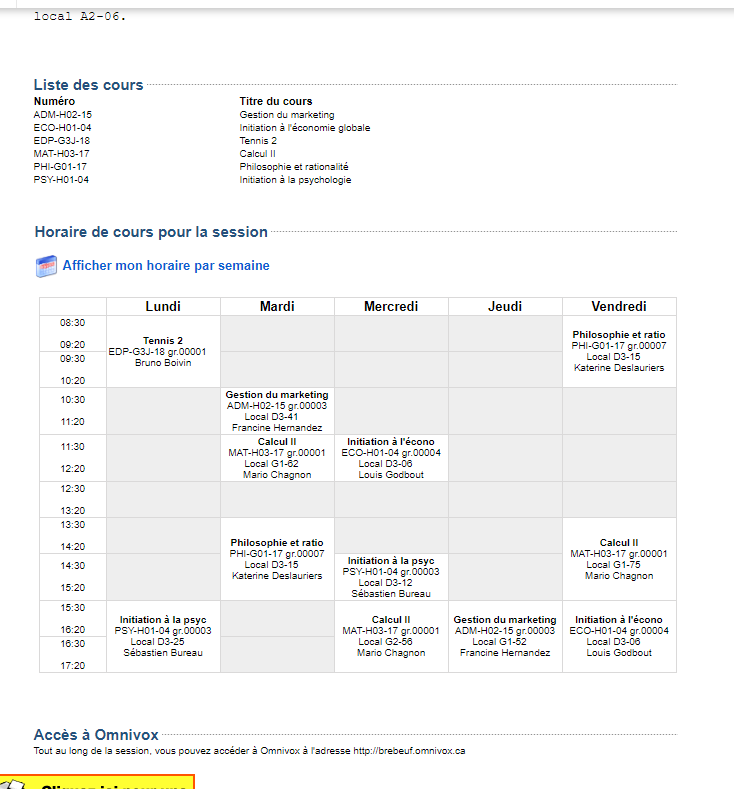
#> input picture Server_testing/kevinSch.png, 734 x 789 px
$ python scheduleCrop.py
#> lines starting #> are read from the running program, lines starting #| are printed output that depends on the picture; after the words box and inside, x2 and y2 are one past the last pixel; in counts of white or black regions, pixels touching at a corner belong together
import cv2 as cv
import operator

img = cv.imread('kevinSch.png')
#> img is the input picture: shape (789, 734, 3); mean B, G, R 244.3, 244.8, 244.7
imgray = cv.cvtColor(img, cv.COLOR_BGR2GRAY)

edges = cv.Canny(imgray,50,150,apertureSize = 3)
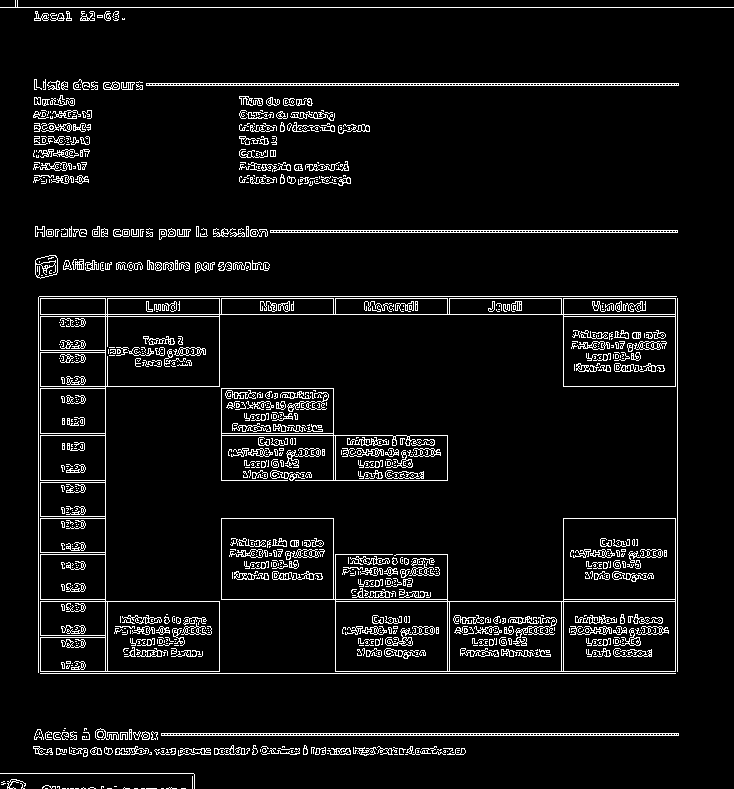
#> edges: shape (789, 734); 6.4% white in thin lines or dots
contours, hierarchy = cv.findContours(edges, cv.RETR_TREE, cv.CHAIN_APPROX_NONE)
#> contours = 2538 contours, 2142 with area under 20; largest, box (x1, y1, x2, y2) and area: (40, 298, 676, 672) 56303, (221, 518, 676, 672) 42396, (221, 388, 448, 481) 10390, (563, 518, 676, 600) 9070, (221, 518, 334, 600) 9070

contours = sorted(contours, key=cv.contourArea, reverse=True) # seemingly same contours as after the crop

polygon = contours[0]
#> polygon = contour of 3686 points, box (x1, y1, x2, y2) (40, 298, 676, 672), area 56303

topLeft, _ = min(enumerate([pt[0][0] + pt[0][1] for pt in polygon]), key =operator.itemgetter(1))
#> topLeft = 0
bottomLeft, _ = min(enumerate([pt[0][0] - pt[0][1] for pt in polygon]), key =operator.itemgetter(1))
#> bottomLeft = 1525
topRight, _ = max(enumerate([pt[0][0] - pt[0][1] for pt in polygon]), key =operator.itemgetter(1))
#> topRight = 2901

width = polygon[topRight][0][0] - polygon[topLeft][0][0]
#> width = 635
height = polygon[bottomLeft][0][1] - polygon[topLeft][0][1]
#> height = 373

# Crop the image
cropImg = img[polygon[topLeft][0][1]:polygon[topLeft][0][1]+height, polygon[topLeft][0][0]:polygon[topLeft][0][0]+width]
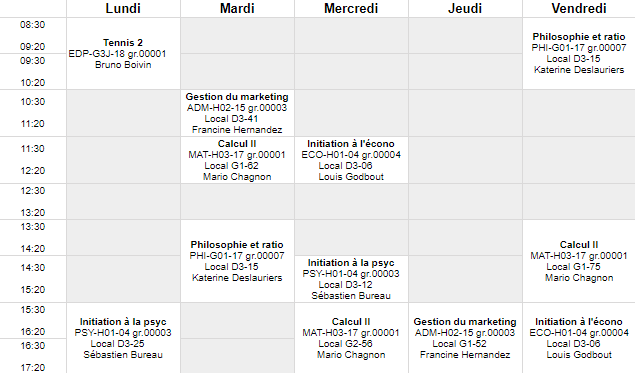
#> cropImg: shape (373, 635, 3); mean B, G, R 236.8, 236.7, 236.7
cropImg = cv.copyMakeBorder(cropImg,10,10,10,10,cv.BORDER_CONSTANT,value=[255,0,0]) # this border should not be white otherwise border corners may not react so well
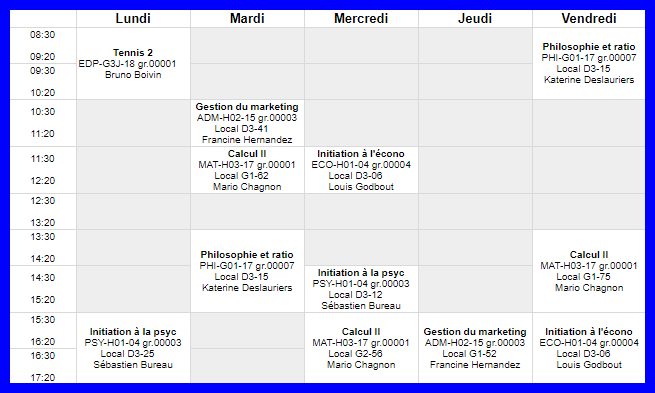
#> cropImg: shape (393, 655, 3); mean B, G, R 238.2, 217.8, 217.8

cv.imwrite('kevinCropSch.jpg',cropImg)

$ run again, with Server_testing/crop.jpg saved as Server_testing/kevinSch.png
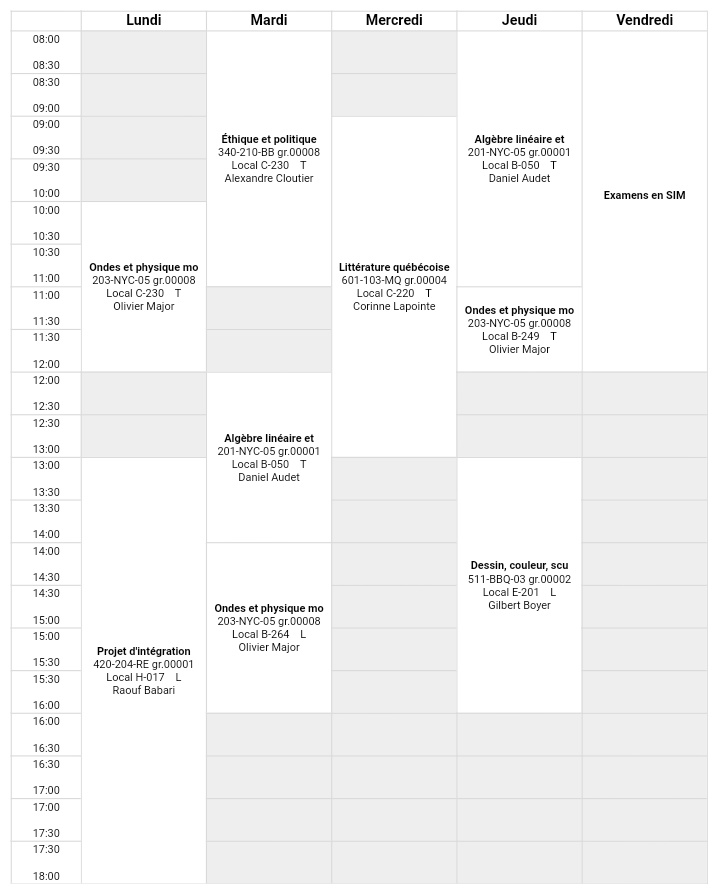
#> input picture Server_testing/crop.jpg, 718 x 894 px
#> img is the input picture: shape (894, 718, 3); min 0, max 255, mean 244.2
#> `edges = cv.Canny(imgray,50,150,apertureSize = 3)`:
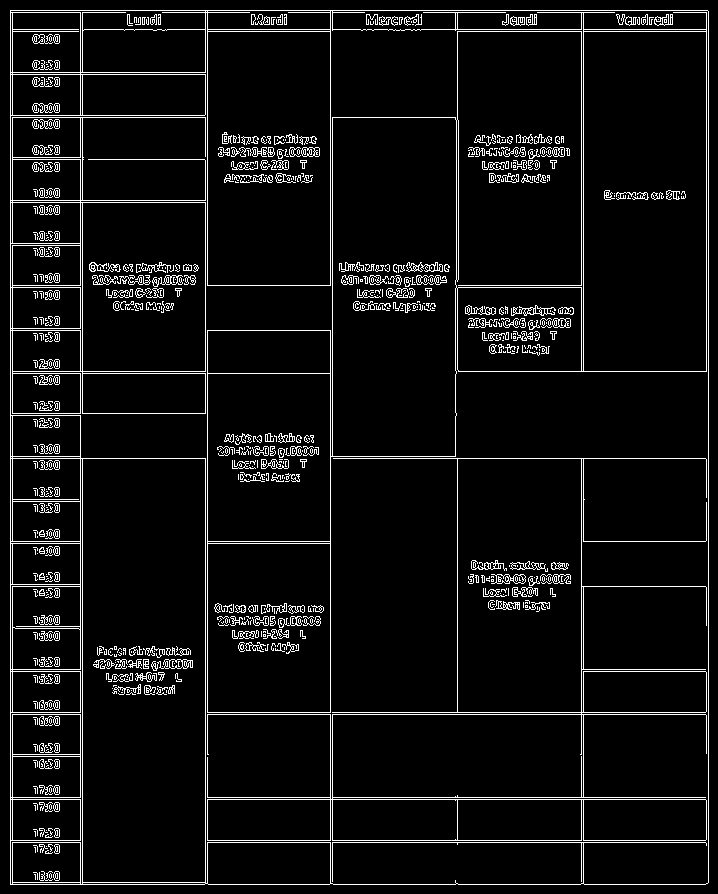
#> edges: shape (894, 718); 6.2% white in thin lines or dots
#> contours = 1539 contours, 1165 with area under 20; largest, box (x1, y1, x2, y2) and area: (10, 10, 709, 885) 610038, (10, 10, 709, 885) 276558, (207, 458, 707, 841) 77848, (82, 458, 206, 883) 52150, (332, 117, 457, 457) 41864
#> polygon = contour of 3141 points, box (x1, y1, x2, y2) (10, 10, 709, 885), area 610038
#> topLeft = 0
#> bottomLeft = 874
#> topRight = 2443
#> width = 698
#> height = 874
#> `cropImg = cv.copyMakeBorder(cropImg,10,10,10,10,cv.BORDER_CONSTANT,val..`:
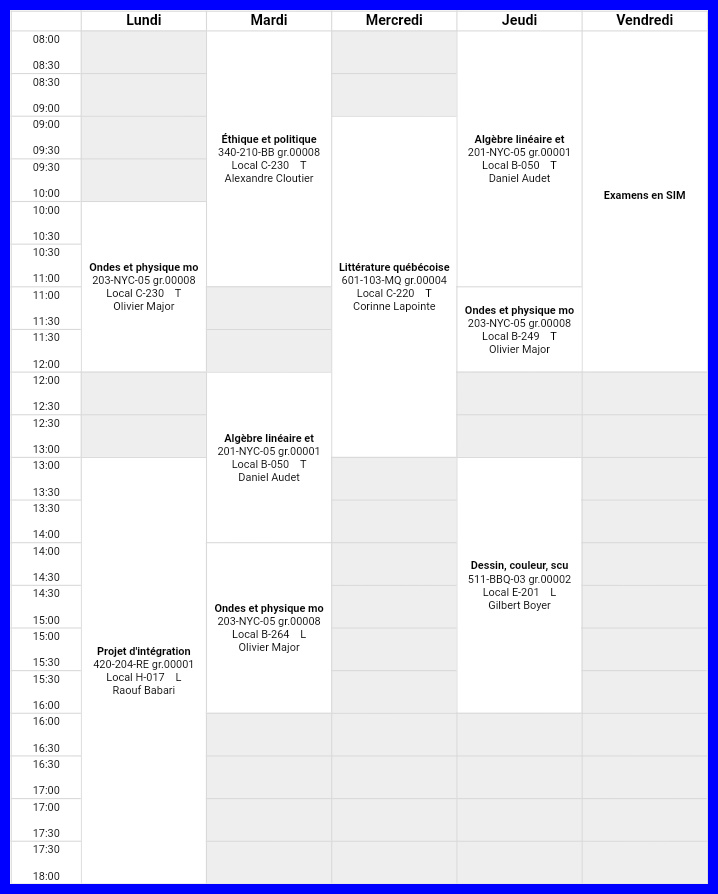
#> cropImg: shape (894, 718, 3); mean B, G, R 244.2, 231.6, 231.6

$ run again, with Server_testing/cropSch.jpg saved as Server_testing/kevinSch.png
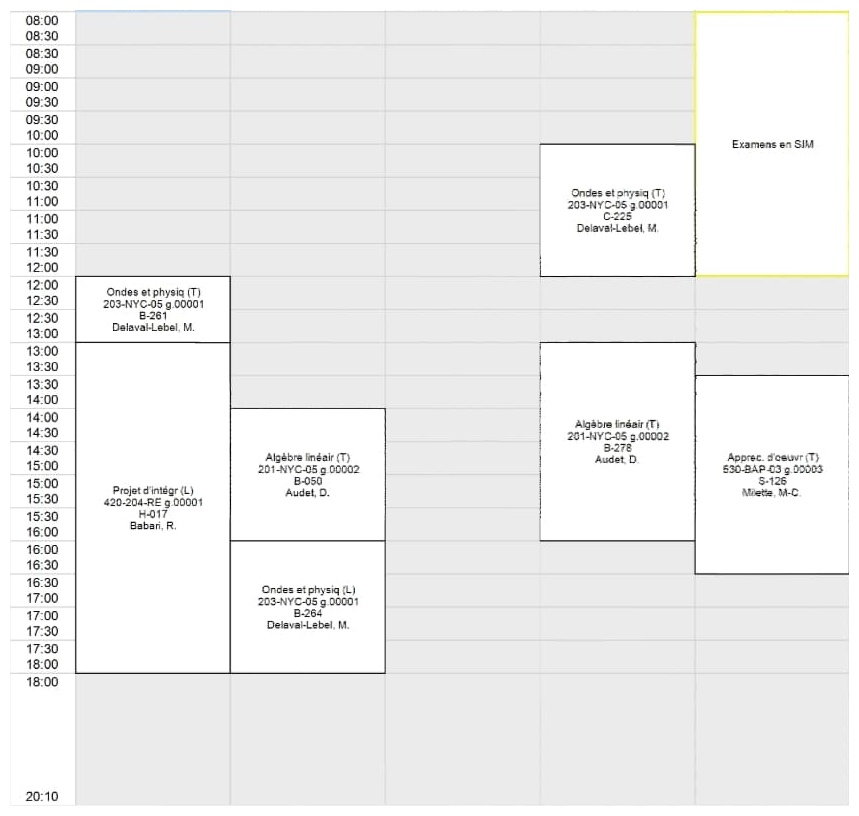
#> input picture Server_testing/cropSch.jpg, 859 x 816 px
#> img is the input picture: shape (816, 859, 3); mean B, G, R 238.4, 238.7, 238.7
#> `edges = cv.Canny(imgray,50,150,apertureSize = 3)`:
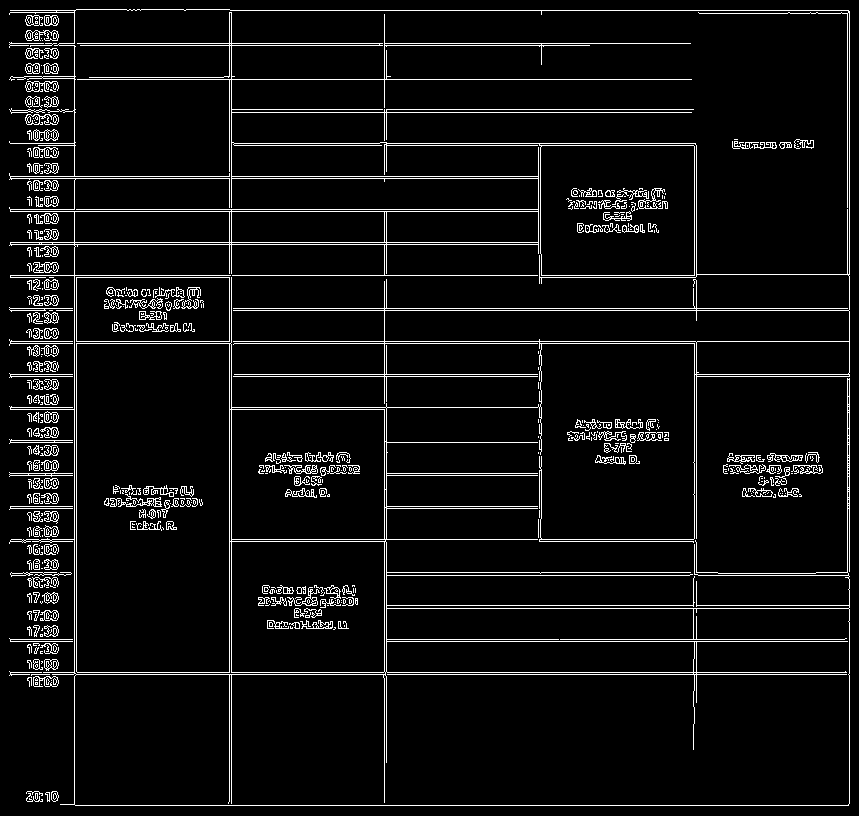
#> edges: shape (816, 859); 6.1% white in thin lines or dots
#> contours = 1212 contours, 934 with area under 20; largest, box (x1, y1, x2, y2) and area: (9, 9, 850, 806) 509519, (10, 9, 850, 275) 143008, (74, 608, 850, 806) 122448, (74, 142, 850, 675) 83889, (76, 343, 230, 673) 50335
#> polygon = contour of 13134 points, box (x1, y1, x2, y2) (9, 9, 850, 806), area 509519
#> topLeft = 66
#> bottomLeft = 2766
#> topRight = 12361
#> width = 839
#> height = 794
#> `cropImg = cv.copyMakeBorder(cropImg,10,10,10,10,cv.BORDER_CONSTANT,val..`:
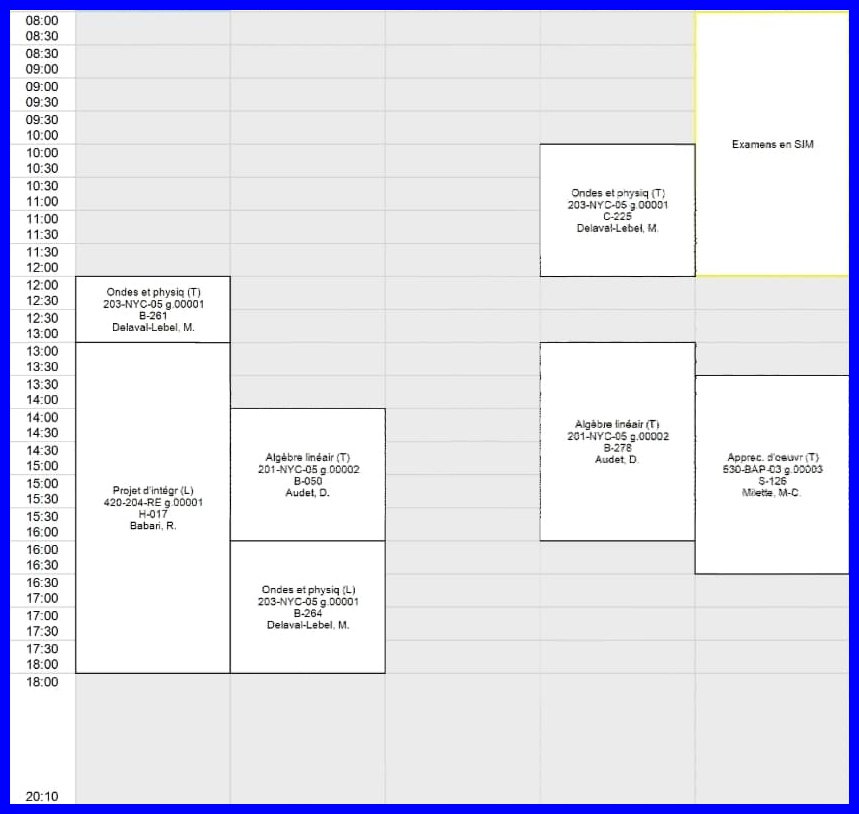
#> cropImg: shape (814, 859, 3); mean B, G, R 238.4, 226.6, 226.6

$ run again, with Server_testing/sch.jpg saved as Server_testing/kevinSch.png
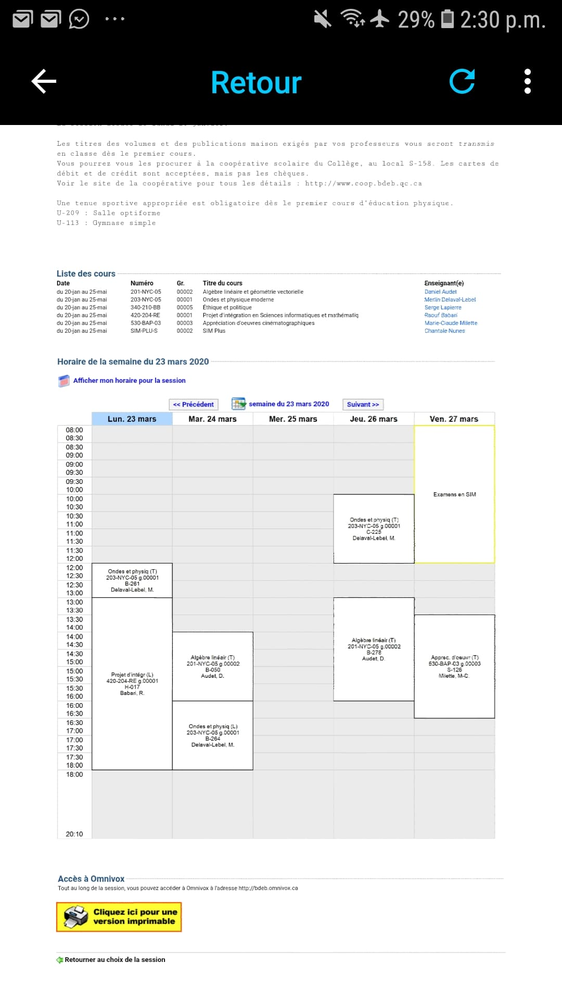
#> input picture Server_testing/sch.jpg, 562 x 1000 px, shrunk from 1080 x 1920 before the run
#> img is the input picture: shape (1000, 562, 3); mean B, G, R 215.1, 215.9, 215.4
#> `edges = cv.Canny(imgray,50,150,apertureSize = 3)`:
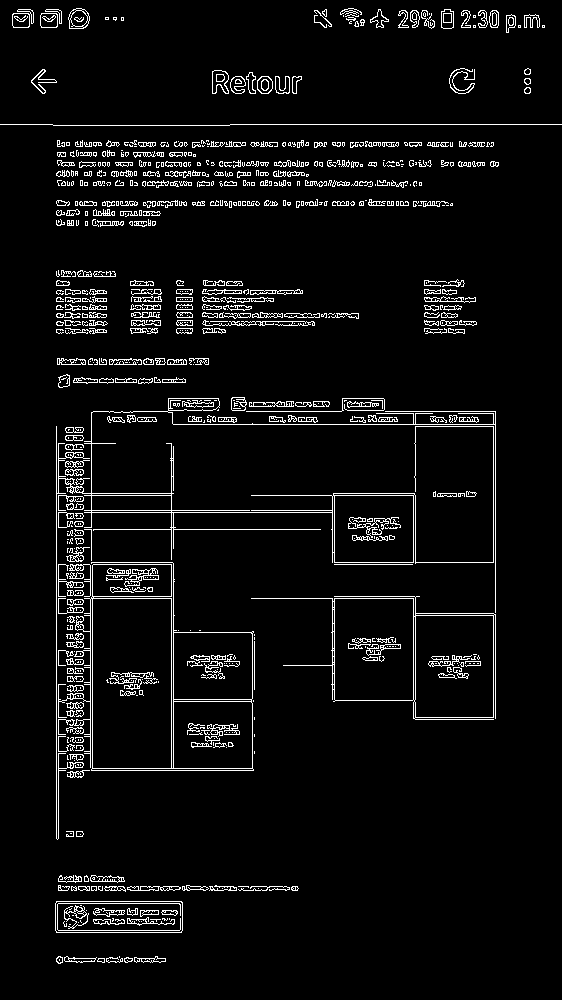
#> edges: shape (1000, 562); 5.3% white in thin lines or dots
#> contours = 1622 contours, 1171 with area under 20; largest, box (x1, y1, x2, y2) and area: (58, 562, 254, 771) 27284, (251, 596, 496, 720) 16556, (92, 598, 172, 769) 13428, (334, 598, 414, 701) 8056, (56, 398, 496, 840) 8018
#> polygon = contour of 2339 points, box (x1, y1, x2, y2) (58, 562, 254, 771), area 27284
#> topLeft = 0
#> bottomLeft = 1804
#> topRight = 2105
#> width = 162
#> height = 208
#> `cropImg = cv.copyMakeBorder(cropImg,10,10,10,10,cv.BORDER_CONSTANT,val..`:
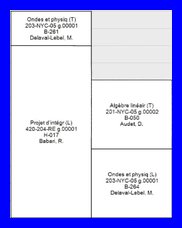
#> cropImg: shape (228, 182, 3); mean B, G, R 243.9, 196, 196
